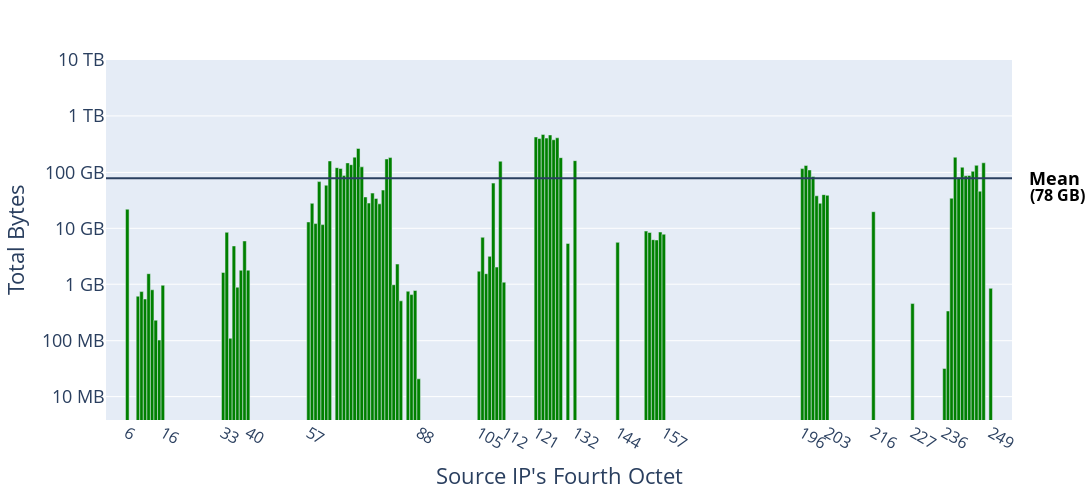

Here is the notebook cell this chart was saved with:
### Code cell
import plotly.express as px
import pandas as pd
import math

numrows = 256

df_original = pd.read_csv("/Volumes/GoogleDrive/My Drive/Thesis/Plotly/sourceIPs.csv")

df_wifi = df_original.loc[df_original["SourceSubnet"] == 160]

# max_bytes = df_wifi["TotalBytes"].max()
# min_bytes = df_wifi["TotalBytes"].min()
# print(max_bytes)
# print(min_bytes)

df_feb = df_original.loc[(df_original["SourceSubnet"] == 160) & 
                         (df_original["Week"] == 'Feb 2020')].sort_values('SourceIP')

min_bytes = 4000000
max_bytes = 11000000000000
mean_bytes = df_feb["TotalBytes"].mean()

fig = px.bar(df_feb, x="SourceIP", y="TotalBytes", range_x=[0,255], range_y=[min_bytes, max_bytes], log_y=True,
            width=1600, height=500)
fig.update_layout(font_size=18)
fig.update_traces(width=1, marker_color='green')
fig.add_hline(mean_bytes)

fig.update_yaxes(title="Total Bytes", tickvals=[10485760, 104857600, 1073741824, 10737418240, 
                                                107374182400, 1099511627776, 10995116277760],
                 ticktext=["10 MB", "100 MB", "1 GB", "10 GB", "100 GB", "1 TB", "10 TB"])

fig.update_xaxes(title="Source IP's Fourth Octet", tickfont={"size": 16},
                 tickvals=[6, 16, 33, 40, 57, 88, 105, 112, 121, 132, 144, 157, 196, 203, 216, 227, 236, 249])

fig.add_annotation(text='<b>' + "Mean" + '</b>', x=255, y=math.log10(mean_bytes), showarrow=False,
                    font_size=18, font_color='black', align="right", xshift=42)
fig.add_annotation(text='<b>' + "(" + str(round(mean_bytes/1073741824)) + " GB)" + '</b>', x=255, 
                    y=math.log10(mean_bytes)-0.3, showarrow=False, font_size=16, font_color='black', 
                    align="right", xshift=45)

fig.show()

### Figure 1 — Plotly figure (JSON) as saved in the notebook; plotly's stock layout.template omitted (floating-point values rounded to 4 significant figures)
{"data": [{"alignmentgroup": "True", "hovertemplate": "SourceIP=%{x}<br>TotalBytes=%{y}<extra></extra>", "legendgroup": "", "marker": {"color": "green", "pattern": {"shape": ""}}, "name": "", "offsetgroup": "", "orientation": "v", "showlegend": false, "textposition": "auto", "type": "bar", "width": 1, "x": [6, 9, 10, 11, 12, 13, 14, 15, 16, 33, 34, 35, 36, 37, 38, 39, 40, 57, 58, 59, 60, 61, 62, 63, 65, 66, 67, 68, 69, 70, 71, 72, 73, 74, 75, 76, 77, 78, 79, 80, 81, 82, 83, 85, 86, 87, 88, 105, 106, 107, 108, 109, 110, 111, 112, 121, 122, 123, 124, 125, 126, 127, 128, 130, 132, 144, 152, 153, 154, 155, 156, 157, 196, 197, 198, 199, 200, 201, 202, 203, 216, 227, 236, 237, 238, 239, 240, 241, 242, 243, 244, 245, 246, 247, 249], "xaxis": "x", "y": [23578658267, 654484144, 792688071, 584137281, 1656847715, 853302686, 243982535, 107664572, 1027399516, 1744761114, 9100245496, 115843159, 5193082510, 948980362, 1907331809, 6377008391, 1914981956, 13952312996, 30035468237, 13038082608, 73503172642, 12501473224, 63395912503, 172092754058, 130564018844, 126260300248, 94051516119, 158823951138, 147527758485, 201375154693, 288004034100, 134975129639, 39067159934, 30370717089, 45796692453, 36721381530, 29426220239, 51827316076, 186675091239, 197726988532, 1051477453, 2463941459, 541484898, 803073386, 700207961, 828760593, 21807129, 1834461708, 7410459583, 1656123429, 3380823873, 69112506619, 2177468183, 170113296348, 1167618550, 461826269647, 433356343655, 512721521354, 441403540887, 501783385151, 411916190180, 446185890923, 197107473038, 5759581860, 174304298837, 6022185725, 9578795487, 9033094561, 6723096841, 6631181912, 9215611670, 8420574870, 125563889521, 142818685534, 118765104449, 90571092929, 41002682143, 30121237349, 42964492855, 41784631308, 21289631060, 483989250, 33414234, 356064700, 37072085614, 200604630929, 87130954359, 132773658911, 93254715856, 94670772248, 112459965310, 143667594720, 49557436012, 159594956749, 906322374], "yaxis": "y"}], "layout": {"annotations": [{"align": "right", "font": {"color": "black", "size": 18}, "showarrow": false, "text": "<b>Mean</b>", "x": 255, "xshift": 42, "y": 10.93}, {"align": "right", "font": {"color": "black", "size": 16}, "showarrow": false, "text": "<b>(78 GB)</b>", "x": 255, "xshift": 45, "y": 10.63}], "barmode": "relative", "font": {"size": 18}, "height": 500, "legend": {"tracegroupgap": 0}, "margin": {"t": 60}, "shapes": [{"type": "line", "x0": 0, "x1": 1, "xref": "x domain", "y0": 84290000000.0, "y1": 84290000000.0, "yref": "y"}], "width": 1600, "xaxis": {"anchor": "y", "domain": [0, 1], "range": [0, 255], "tickfont": {"size": 16}, "tickvals": [6, 16, 33, 40, 57, 88, 105, 112, 121, 132, 144, 157, 196, 203, 216, 227, 236, 249], "title": {"text": "Source IP's Fourth Octet"}}, "yaxis": {"anchor": "x", "domain": [0, 1], "range": [6.602, 13.04], "ticktext": ["10 MB", "100 MB", "1 GB", "10 GB", "100 GB", "1 TB", "10 TB"], "tickvals": [10485760, 104857600, 1073741824, 10737418240, 107374182400, 1099511627776, 10995116277760], "title": {"text": "Total Bytes"}, "type": "log"}}}
